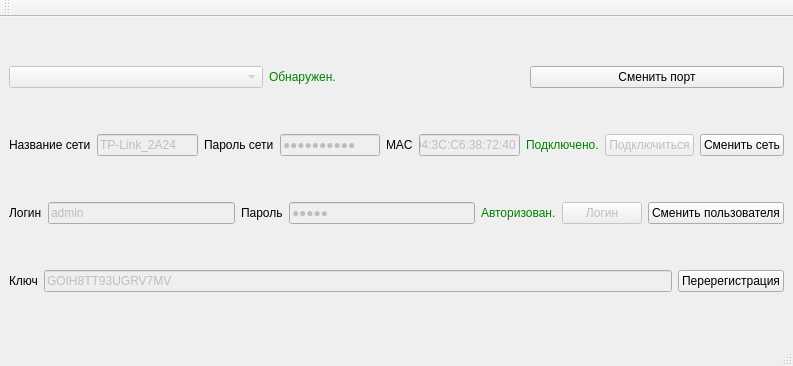
<?xml version="1.0" encoding="UTF-8"?>
<ui version="4.0">
 <class>MainWindow</class>
 <widget class="QMainWindow" name="MainWindow">
  <property name="geometry">
   <rect>
    <x>0</x>
    <y>0</y>
    <width>793</width>
    <height>366</height>
   </rect>
  </property>
  <property name="windowTitle">
   <string>Конфигуратор</string>
  </property>
  <widget class="QWidget" name="centralwidget">
   <layout class="QVBoxLayout" name="verticalLayout">
    <item>
     <layout class="QHBoxLayout" name="PortLayout">
      <item>
       <widget class="QComboBox" name="CmbPorts">
        <property name="enabled">
         <bool>false</bool>
        </property>
       </widget>
      </item>
      <item>
       <widget class="QLabel" name="LblPortStatus">
        <property name="styleSheet">
         <string notr="true">color: green;</string>
        </property>
        <property name="text">
         <string>Обнаружен.</string>
        </property>
       </widget>
      </item>
      <item>
       <widget class="QPushButton" name="BtnPortChange">
        <property name="text">
         <string>Сменить порт</string>
        </property>
       </widget>
      </item>
     </layout>
    </item>
    <item>
     <layout class="QHBoxLayout" name="horizontalLayout_2">
      <item>
       <widget class="QLabel" name="LblWifiSsid">
        <property name="text">
         <string>Название сети</string>
        </property>
       </widget>
      </item>
      <item>
       <widget class="QLineEdit" name="TxtWifiSsid">
        <property name="enabled">
         <bool>false</bool>
        </property>
        <property name="text">
         <string>TP-Link_2A24</string>
        </property>
       </widget>
      </item>
      <item>
       <widget class="QLabel" name="LblWifiPassword">
        <property name="text">
         <string>Пароль сети</string>
        </property>
       </widget>
      </item>
      <item>
       <widget class="QLineEdit" name="TxtWifiPassword">
        <property name="enabled">
         <bool>false</bool>
        </property>
        <property name="text">
         <string>393-63-461</string>
        </property>
        <property name="echoMode">
         <enum>QLineEdit::Password</enum>
        </property>
       </widget>
      </item>
      <item>
       <widget class="QLabel" name="LblMac">
        <property name="text">
         <string>MAC</string>
        </property>
       </widget>
      </item>
      <item>
       <widget class="QLineEdit" name="TxtMac">
        <property name="enabled">
         <bool>false</bool>
        </property>
        <property name="text">
         <string>94:3C:C6:38:72:40</string>
        </property>
       </widget>
      </item>
      <item>
       <widget class="QLabel" name="LblWifiStatus">
        <property name="styleSheet">
         <string notr="true">color: green;</string>
        </property>
        <property name="text">
         <string>Подключено.</string>
        </property>
       </widget>
      </item>
      <item>
       <widget class="QPushButton" name="BtnWifiConnect">
        <property name="enabled">
         <bool>false</bool>
        </property>
        <property name="text">
         <string>Подключиться</string>
        </property>
       </widget>
      </item>
      <item>
       <widget class="QPushButton" name="BtnWifiChange">
        <property name="text">
         <string>Сменить сеть</string>
        </property>
       </widget>
      </item>
     </layout>
    </item>
    <item>
     <layout class="QHBoxLayout" name="horizontalLayout_3">
      <item>
       <widget class="QLabel" name="LblUserLogin">
        <property name="text">
         <string>Логин</string>
        </property>
       </widget>
      </item>
      <item>
       <widget class="QLineEdit" name="TxtUserLogin">
        <property name="enabled">
         <bool>false</bool>
        </property>
        <property name="text">
         <string>admin</string>
        </property>
       </widget>
      </item>
      <item>
       <widget class="QLabel" name="LblUserPassword">
        <property name="text">
         <string>Пароль</string>
        </property>
       </widget>
      </item>
      <item>
       <widget class="QLineEdit" name="TxtUserPassword">
        <property name="enabled">
         <bool>false</bool>
        </property>
        <property name="text">
         <string>admin</string>
        </property>
        <property name="echoMode">
         <enum>QLineEdit::Password</enum>
        </property>
       </widget>
      </item>
      <item>
       <widget class="QLabel" name="lblUserStatus">
        <property name="styleSheet">
         <string notr="true">color: green;</string>
        </property>
        <property name="text">
         <string>Авторизован.</string>
        </property>
       </widget>
      </item>
      <item>
       <widget class="QPushButton" name="BtnLogin">
        <property name="enabled">
         <bool>false</bool>
        </property>
        <property name="text">
         <string>Логин</string>
        </property>
       </widget>
      </item>
      <item>
       <widget class="QPushButton" name="BtnChangeUser">
        <property name="enabled">
         <bool>true</bool>
        </property>
        <property name="text">
         <string>Сменить пользователя</string>
        </property>
       </widget>
      </item>
     </layout>
    </item>
    <item>
     <layout class="QHBoxLayout" name="horizontalLayout_4">
      <item>
       <widget class="QLabel" name="LblMcKey">
        <property name="text">
         <string>Ключ</string>
        </property>
       </widget>
      </item>
      <item>
       <widget class="QLineEdit" name="TxtMcKey">
        <property name="enabled">
         <bool>false</bool>
        </property>
        <property name="text">
         <string>GOIH8TT93UGRV7MV</string>
        </property>
       </widget>
      </item>
      <item>
       <widget class="QPushButton" name="BtnGetMcKey">
        <property name="enabled">
         <bool>true</bool>
        </property>
        <property name="text">
         <string>Перерегистрация</string>
        </property>
       </widget>
      </item>
     </layout>
    </item>
    <item>
     <layout class="QHBoxLayout" name="horizontalLayout_5"/>
    </item>
   </layout>
  </widget>
  <widget class="QMenuBar" name="menubar">
   <property name="geometry">
    <rect>
     <x>0</x>
     <y>0</y>
     <width>793</width>
     <height>17</height>
    </rect>
   </property>
  </widget>
  <widget class="QStatusBar" name="statusbar"/>
  <widget class="QToolBar" name="toolBar">
   <property name="windowTitle">
    <string>toolBar</string>
   </property>
   <attribute name="toolBarArea">
    <enum>TopToolBarArea</enum>
   </attribute>
   <attribute name="toolBarBreak">
    <bool>false</bool>
   </attribute>
  </widget>
 </widget>
 <resources/>
 <connections/>
</ui>
